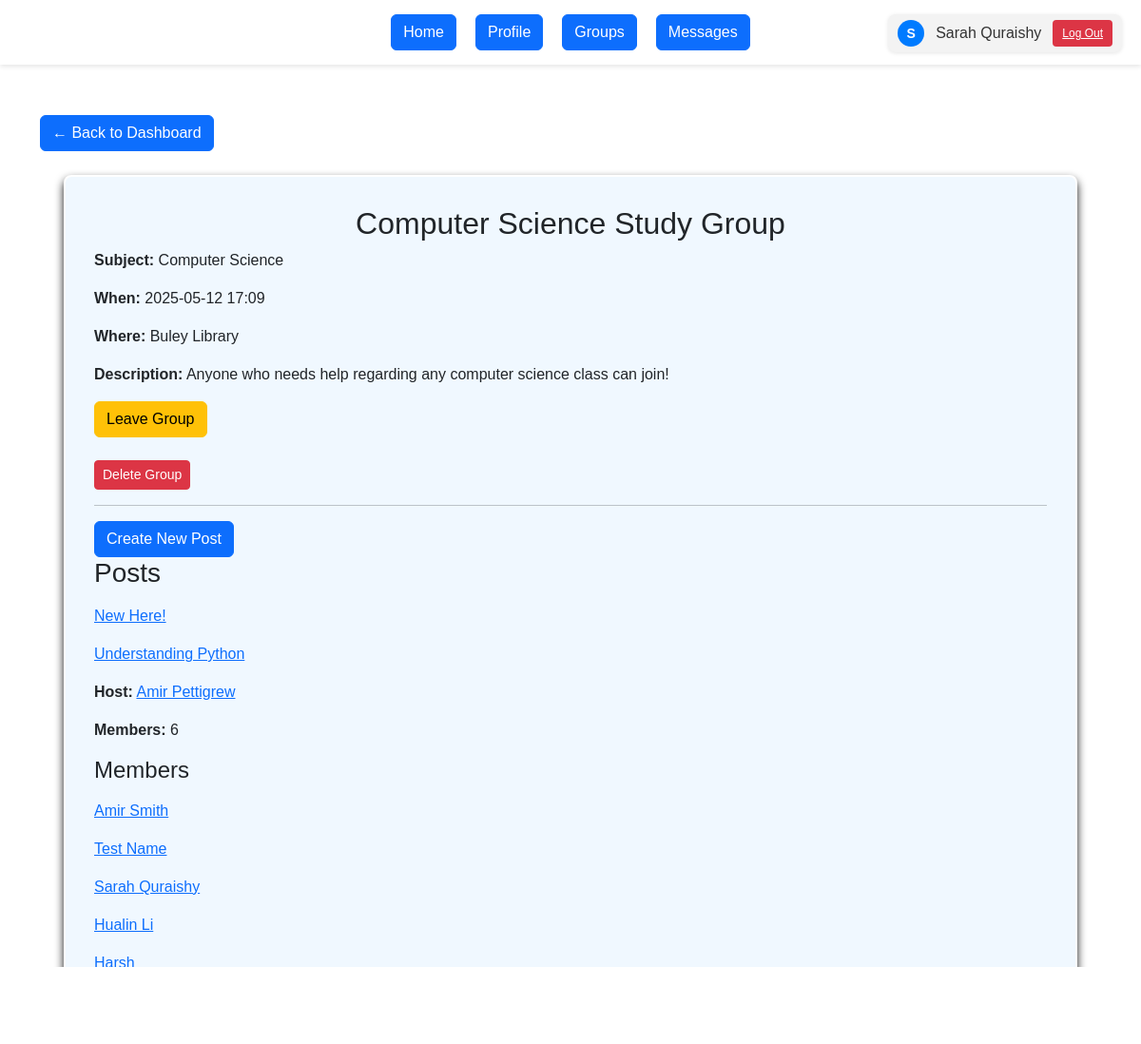
/groups/2 (signed in), run on the app's committed database.
### app/models/models.py (models this page shows)
class User(UserMixin, db.Model):
    __tablename__ = 'users'
    id = db.Column(db.Integer, primary_key=True)
    southern_email = db.Column(db.String(120), unique=True, nullable=False)
    name = db.Column(db.String(100), nullable=False)
    password_hash = db.Column(db.String(128), nullable=False)
    created_at = db.Column(db.DateTime, default=datetime.utcnow)
    groups = db.relationship('StudyGroup', backref='creator', lazy=True)
    memberships = db.relationship('Membership', backref='user', lazy=True)
    forums = db.relationship('Forum', backref='forum_creator', lazy=True)
    sent_messages = db.relationship('Message', foreign_keys='Message.sender_id', backref='sender', lazy=True)
    received_messages = db.relationship('Message', foreign_keys='Message.receiver_id', backref='receiver', lazy=True)
    thread_posts = db.relationship('ThreadMessage', foreign_keys='ThreadMessage.author_id', backref='author', lazy=True)

class StudyGroup(db.Model):
    __tablename__ = 'study_groups'
    id = db.Column(db.Integer, primary_key=True)
    subject = db.Column(db.String(50), nullable=False)
    meet_time = db.Column(db.DateTime, nullable=False)
    name = db.Column(db.String(100), nullable=False)
    description = db.Column(db.Text)
    location = db.Column(db.String(200), nullable=False)
    created_by_id = db.Column(db.Integer, db.ForeignKey('users.id'), nullable=False)
    created_at = db.Column(db.DateTime, default=datetime.utcnow)
    forums = db.relationship('Forum', backref='study_group', lazy=True, cascade='all, delete-orphan')
    memberships = db.relationship('Membership', backref='study_group', lazy=True, cascade='all, delete-orphan')

class Forum(db.Model):
    __tablename__ = 'forums'
    id = db.Column(db.Integer, primary_key=True)
    study_group_id = db.Column(db.Integer, db.ForeignKey('study_groups.id'), nullable=False)
    title = db.Column(db.String(150), nullable=False)
    created_by_id = db.Column(db.Integer, db.ForeignKey('users.id'), nullable=False)
    created_at = db.Column(db.DateTime, default=datetime.utcnow)
    messages = db.relationship('ThreadMessage', backref='thread', lazy=True, cascade='all, delete-orphan')

class Membership(db.Model):
    __tablename__ = 'memberships'
    id = db.Column(db.Integer, primary_key=True)
    user_id = db.Column(db.Integer, db.ForeignKey('users.id'), nullable=False)
    study_group_id = db.Column(db.Integer, db.ForeignKey('study_groups.id'), nullable=False)
    role = db.Column(db.String(50), default='member')
    joined_at = db.Column(db.DateTime, default=datetime.utcnow)

### app/routes/main.py (the view)
@main_bp.route('/groups/<int:group_id>')
@login_required
def view_group(group_id):
    group = StudyGroup.query.get_or_404(group_id)
    membership = Membership.query.filter_by(
        user_id=current_user.id,
        study_group_id=group.id
    ).first()
    is_member = membership is not None
    unread_count = Message.query.filter_by(receiver_id=current_user.id, is_read=False).count()
    return render_template('view_group.html',
                           group=group, is_member=is_member,
                           unread_count=unread_count)

### app/__init__.py (called while the page is built)
def create_app(config_object=DevelopmentConfig):
    app = Flask(__name__, instance_relative_config=True)
    app.config.from_object(config_object)
    db.init_app(app)
    login_manager.init_app(app)
    @login_manager.user_loader
    def load_user(user_id):
        from app.models.models import User
        return User.query.get(int(user_id))
    from app.routes.auth import auth_bp
    from app.routes.main import main_bp
    app.register_blueprint(auth_bp)
    app.register_blueprint(main_bp)
    from app.routes.threads import threads_bp
    app.register_blueprint(threads_bp)
    @app.route('/')
    def root():
        return redirect(url_for('auth.login'))
    with app.app_context():
        db.create_all()
    return app

### app/templates/view_group.html (shortened to what this page needs)
{% extends "base.html" %}
{% block content %}
<link rel="stylesheet" href="{{ url_for('static', filename='dashboard_styles.css') }}">
  <div class="page-header">
    <a href="{{ url_for('main.dashboard') }}" class="btn btn-primary">← Back to Dashboard</a>
  </div>
  <div class="group-layout" style="padding: 30px; max-height: 1000px; overflow-y: auto; margin: 25px; border: 2px solid rgb(255, 255, 255); border-radius: 8px; background-color: aliceblue; box-shadow: #111 0px 5px 10px;">
    <section class="group-main">
      <h2>{{ group.name }}</h2>
      <div class="group_details">
        <p><strong>Subject:</strong> {{ group.subject }}</p>
        <p><strong>When:</strong> {{ group.meet_time.strftime('%Y-%m-%d %H:%M') }}</p>
        <p><strong>Where:</strong> {{ group.location }}</p>
        <p><strong>Description:</strong> {{ group.description }}</p>
      </div>
      <div class="group-actions">
        {% if is_member %}
          <form method="POST" action="{{ url_for('main.leave_group', group_id=group.id) }}">
            <button class="btn btn-warning">Leave Group</button>
          </form>
          <br>
          <form method="POST" action="{{ url_for('main.delete_group', group_id=group.id) }}">
            <button type="submit" class="btn btn-danger btn-sm">Delete Group</button>
          </form>
        {% else %}
          <form method="POST" action="{{ url_for('main.join_group', group_id=group.id) }}">
            <button class="btn btn-success">Join Group</button>
          </form>
        {% endif %}
      </div>
      {% if is_member %}
        <hr>
        <div class="forum-section">
          <a href="{{ url_for('threads.new_thread', group_id=group.id) }}">
            <button class="btn btn-primary">Create New Post</button>
          </a>
          <h3>Posts</h3>
          {% if group.forums %}
            <p class="post-list">
              {% for thread in group.forums %}
                <p>
                  <a href="{{ url_for('threads.view_thread', group_id=group.id, thread_id=thread.id) }}" class="post-pnk">
                    {{ thread.title }}
                  </a>
                </p>
              {% endfor %}
            </p>
          {% else %}
            <p class="muted">No posts yet.</p>
          {% endif %}
        </div>
      {% else %}
        <p class="muted"><em>Join this group to view and start posts.</em></p>
      {% endif %}
    </section>
    <aside class="group-sidebar">
      <p><strong>Host:</strong>
        <a href="{{ url_for('main.profile_view', user_id=group.creator.id, group_id=group.id) }}">
          {{ group.creator.name }}
        </a>
      </p>
      <p><strong>Members:</strong> {{ group.memberships|length }}</p>
      <h4>Members</h4>
      <p class="member-list">
        {% for m in group.memberships %}
          {% if m.user.id != group.creator.id %}
            <p>
              <a href="{{ url_for('main.profile_view', user_id=m.user.id, group_id=group.id) }}">
                {{ m.user.name }}
              </a>
            </p>
          {% endif %}
        {% endfor %}
      </p>
    </aside>
  </div>
{% endblock %}

### app/templates/base.html (shortened to what this page needs)
<!DOCTYPE html>
<html lang="en">
<head>
  <link rel="stylesheet" href="{{ url_for('static', filename='base_styles.css') }}">
  <link rel="stylesheet" href="{{ url_for('static', filename='bootstrap.css') }}">
</head>
<body>
  {% if current_user.is_authenticated %}
    <div class="user-area">
      <a href="{{ url_for('main.profile') }}" class="user-info" style="text-decoration: none;">
        <div class="user-avatar">
          {{ current_user.name[0]|upper }}
        </div>
        <span>{{ current_user.name }}</span>
      </a>
      <a href="{{ url_for('auth.logout') }}" class="logout-button">Log Out</a>
    </div>
    <div class="menu">
      <a href="{{ url_for('main.dashboard') }}"><type="button" class="btn btn-primary"> Home</button></a>
      <a href="{{ url_for('main.profile') }}"><type="button" class="btn btn-primary"> Profile </button></a>
      <a href="{{ url_for('main.view_my_groups') }}"><type="button" class="btn btn-primary"> Groups </button></a>
      <a href="{{ url_for('auth.message') }}"><type="button" class="btn btn-primary">
        Messages
      </button></a>
    </div>
  {% endif %}
  <div class="container">
    {% block content %}{% endblock %}
  </div>
</body>
</html>

### app/static/base_styles.css (style rules this page uses)
body { display: flex; flex-direction: column; align-items: center; font-family: sans-serif; margin: 0; padding: 20px; background-color: #007bff; }
.menu { width: 100%; text-align: center; margin-bottom: 20px; }
.user-area { position: absolute; top: 15px; right: 20px; display: flex; align-items: center; gap: 12px; background-color: #f3f3f3; padding: 6px 10px; border-radius: 8px; box-shadow: 0 1px 4px rgba(0,0,0,0.1); }
.user-info { display: flex; align-items: center; gap: 6px; text-decoration: none; color: #333; }
.user-avatar { width: 28px; height: 28px; background-color: #007bff; color: white; border-radius: 50%; text-align: center; line-height: 28px; font-size: 14px; font-weight: bold; }
.logout-button { background-color: #dc3545; color: white; border: none; padding: 5px 10px; border-radius: 4px; font-size: 12px; cursor: pointer; transition: background-color 0.2s ease; display: inline-block; }

### app/static/dashboard_styles.css (style rules this page uses)
body { display: flex; flex-direction: column; align-items: center; font-family: sans-serif; margin: 0; padding: 0px; }
.menu { width: 100%; text-align: center; margin-bottom: 20px; }
h2 { text-align: center; }
.user-info { display: flex; align-items: center; gap: 6px; text-decoration: none; color: #333; }
.user-avatar { width: 28px; height: 28px; background-color: #007bff; color: white; border-radius: 50%; text-align: center; line-height: 28px; font-size: 14px; font-weight: bold; }
.user-area { position: absolute; top: 15px; right: 20px; display: flex; align-items: center; gap: 12px; background-color: #f3f3f3; padding: 6px 10px; border-radius: 8px; box-shadow: 0 1px 4px rgba(0,0,0,0.1); }
.logout-button { background-color: #dc3545; color: white; border: none; padding: 5px 10px; border-radius: 4px; font-size: 12px; cursor: pointer; transition: background-color 0.2s ease; display: inline-block; }
body::before { content: ""; position: fixed; top: 0; left: 0; width: 100%; height: 100%; background-image: url('scsu.svg'); background-size: cover; background-repeat: no-repeat; opacity: 0.4; z-index: -1; pointer-events: none; }
.user-info { display: flex; align-items: center; text-decoration: none; color: #333; }
.user-avatar { width: 28px; height: 28px; background-color: #007bff; color: white; border-radius: 50%; text-align: center; line-height: 28px; font-weight: bold; margin-right: 6px; }
.logout-button { background-color: #dc3545; color: white; border: none; padding: 5px 10px; border-radius: 4px; font-size: 12px; cursor: pointer; transition: background-color 0.2s ease; }
.menu { display: flex; justify-content: center; gap: 20px; background-color: #fff; padding: 15px; box-shadow: 0 2px 5px rgba(0, 0, 0, 0.1); }
.group_details { margin-left: auto; margin-right: auto; }

### data on the page
User: name "S", name "Sarah Quraishy"
StudyGroup: name "Computer Science Study Group", subject "Computer Science", meet_time "2025-05-12 17:09", location "Buley Library", description "Anyone who needs help regarding any computer science class can join!"
Forum: title "New Here!"
Forum: title "Understanding Python"
User: creator.name "Amir Pettigrew"
Membership: user.name "Amir Smith"
Membership: user.name "Test Name"
Membership: user.name "Sarah Quraishy"
Membership: user.name "Hualin Li"
Membership: user.name "Harsh"

### other printed values
{{ group.memberships|length }} "6"
